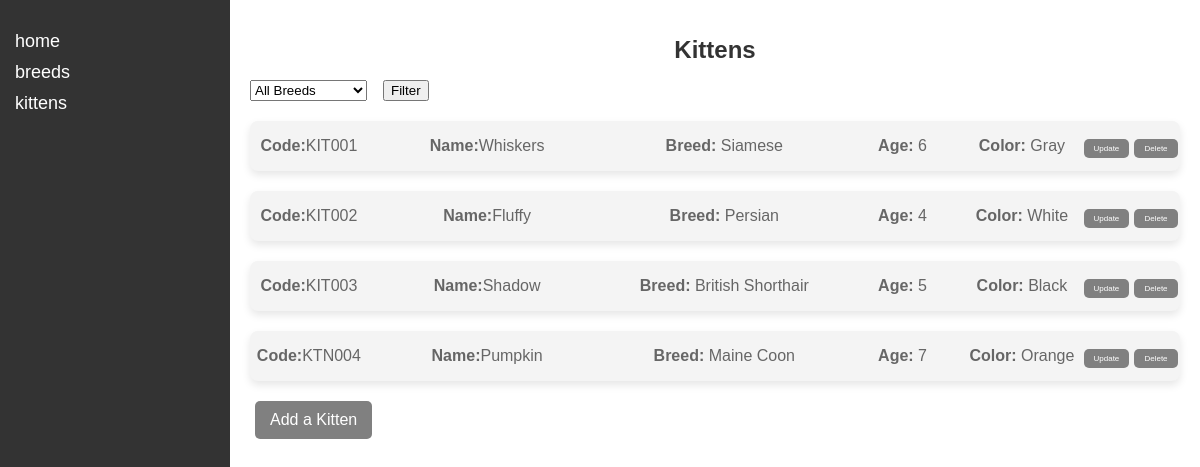
The page /kittens on the database its author committed.
### models/models.py (models this page shows, shortened)
class Animal(Base):
    __abstract__ = True
    id = Column(Integer, primary_key=True, index=True)
    nickname = Column(String, unique=True, nullable=False)
    name = Column(String, nullable=False)
    color = Column(String, nullable=False)
    age_months = Column(Integer, nullable=False)
    description = Column(String)
    is_active = Column(Boolean, default=True)
    create_time = Column(DateTime(timezone=True), server_default=func.now())

class Kitten(Animal):
    __tablename__ = "kitten"
    breed_id = Column(Integer, ForeignKey('cat_breed.id'))
    breed = relationship("CatBreed", back_populates="kittens")

class Breed(Base):
    __abstract__ = True
    id = Column(Integer, primary_key=True, index=True)
    name = Column(String, unique=True, nullable=False)
    type = Column(String, nullable=False) # Cat or Dog
    description = Column(String, nullable=True)
    create_time = Column(DateTime(timezone=True), server_default=func.now())
    is_active = Column(Boolean, default=True)

class CatBreed(Breed):
    __tablename__ = "cat_breed"
    kittens = relationship("Kitten", back_populates="breed")

### routes/routes.py (the view)
@router.get("/kittens", response_class=HTMLResponse, name="kittens",
            summary="List of Kittens",
            description="Fetch and display active kittens. Optionally filter by breed.")
async def kittens(request: Request, breed: int = 0, db: Session = Depends(get_db)):
    breeds = db.query(CatBreed).all()
    kittens_query = db.query(Kitten).filter(Kitten.is_active == True)
    if breed:
        kittens_query = kittens_query.filter(Kitten.breed_id == breed)
    kittens = kittens_query.all()
    return templates.TemplateResponse("kittens.html", {
        "request": request,
        "breeds": breeds,
        "kittens": kittens,
        "selected_breed_id": breed,
        "menu": menu
    })

### templates/kittens.html (shortened to what this page needs)
{% extends 'base.html' %}
{% block content %}
    <h1>Kittens</h1>
    <form class="filter" method="get" action="/kittens">
        <select name="breed" id="breed">
            <option value="0">All Breeds</option>
        </select>
        <button type="submit">Filter</button>
    </form>
    <div class="kitten-grid">
        {% for kitten in kittens %}
            <div class="kitten-card">
                <p><strong>Code:</strong>{{ kitten.nickname }}</p>
                <p><strong>Name:</strong>{{ kitten.name }}</p>
                <p><strong>Breed:</strong> {{ kitten.breed.name }}</p>
                <p><strong>Age:</strong> {{ kitten.age_months }}</p>
                <p><strong>Color:</strong> {{ kitten.color }}</p>
                <p><a href="{{ url_for('update_kitten', kitten_id=kitten.id) }}" class="animal_btn">Update</a></p>
                <p><a href="{{ url_for('delete_kitten', kitten_id=kitten.id) }}" class="animal_btn">Delete</a></p>
            </div>
        {% endfor %}
    </div>
    <div class="add-button">
        <a href="{{ url_for('add_kitten') }}" class="btn">Add a Kitten</a>
    </div>
{% endblock %}

### static/css/styles.css (style rules this page uses)
body { font-family: Arial, sans-serif; margin: 0 auto; padding: 0; background-color: #f4f4f4; max-width: min(1200px, 100%); width: 100%; }
.content h1 { text-align: center; }
.content p { text-align: center; }
h1 { font-size: 24px; color: #333; }
p { font-size: 16px; color: #666; }
.btn { display: inline-block; padding: 10px 15px; margin: 0 5px; color: white; background-color: gray; border: none; border-radius: 5px; text-decoration: none; transition: background-color 0.3s; }
.button-group .btn, .animal_btn { font-size: 0.5rem; padding: 5px 10px; color: white; background-color: gray; border: none; border-radius: 5px; text-decoration: none; transition: background-color 0.3s; }
form.filter { display: flex; gap: 1rem; }
.kitten-grid { display: grid; grid-auto-flow: row; gap: 20px; margin-top: 20px; margin-bottom: 20px; }
.kitten-card { display: grid; gap: 0.1rem; grid-auto-flow: column; grid-template-columns: 1fr 2fr 2fr 1fr 1fr 3rem 3rem; background-color: #f4f4f4; border-radius: 8px; text-align: center; box-shadow: 0 4px 8px rgba(0, 0, 0, 0.1); }

### rows shown on the page
Kitten: nickname "KIT001", name "Whiskers", breed.name "Siamese", age_months "6", color "Gray"
Kitten: nickname "KIT002", name "Fluffy", breed.name "Persian", age_months "4", color "White"
Kitten: nickname "KIT003", name "Shadow", breed.name "British Shorthair", age_months "5", color "Black"
Kitten: nickname "KTN004", name "Pumpkin", breed.name "Maine Coon", age_months "7", color "Orange"

### other values the page prints
{{ item.route }} "home" "breeds" "kittens"
